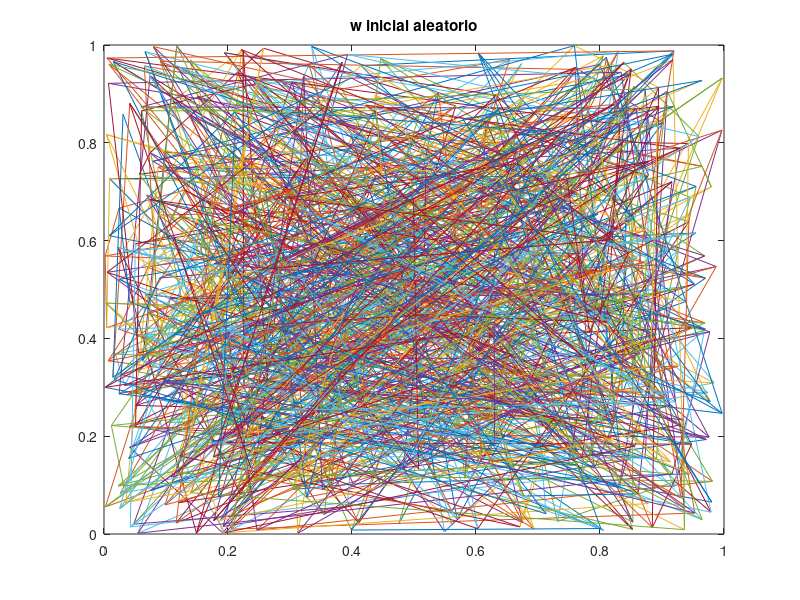

Source code (MATLAB): (Note: a time limit stopped this script after it produced the figure.)

% Hay que unir con lineas los pesos de las neuronas adyacentes
clear all;
clc;
N = 25; % numero de fias de neuronas
M = N*100; % cantidad de puntos
aprendizaje = 0.01;
sigma = N;
limite = 1e-3;
% limite = sigma - 1;

w = rand(N,N, 2);

% for i = 1:N
%     for j = 1:N
%         w(i,j,1) = ((i-1)/N)-0.4; 
%         w(i,j,2) = ((j-1)/N)-0.4;
%     end
% end

figure;
plot(w(:,:,1),w(:,:,2));
hold on;
plot(w(:,:,1)',w(:,:,2)');
title('w inicial aleatorio');
saveas( gcf, fullfile('ej2','inicial'), 'jpg' );

iteracion = 1;
while sigma > limite
    
    for k=1:M
        
        r = sqrt(rand);
        alfa = rand.*2*pi;
        x = r*cos(alfa);
        y = r*sin(alfa);
        actual = [x y];
        
%         figure(2);
%         plot(x,y, '.');
%         hold on;
        % obtengo el minimo
        min = Inf;
        for i = 1:size(w,1)
            for j = 1:size(w,2)
                peso_actual = [w(i,j,1) w(i,j,2)];
                aux = norm(peso_actual - actual);
                if aux < min
                    min = aux;
                    pos = [i j];
                end
            end 
        end
        
        % en base al minimo modifico la red
        for i = 1:size(w,1)
            for j = 1:size(w,2)
                peso_actual = [w(i,j,1) w(i,j,2)];
                pos_actual = [i j];
                vecindad = exp(-(norm(pos_actual-pos)^2)/(2*sigma^2));
                incremento = aprendizaje * vecindad * (actual-peso_actual);
                w(i,j,:) = peso_actual + incremento;
            end 
        end
        
    end
    
    figure;
    plot(w(:,:,1),w(:,:,2));
    hold on;
    plot(w(:,:,1)',w(:,:,2)');
    title(['sigma = ' num2str(sigma)]);
    saveas(gcf , fullfile('ej2',num2str(iteracion)), 'jpg');
    iteracion = iteracion + 1;
    
    sigma = sigma*0.9;
end

figure;
plot(w(:,:,1),w(:,:,2));
hold on;
plot(w(:,:,1)',w(:,:,2)');


if ~exist('data','dir')
    mkdir('data');
end

contador = 1;
continuar = true;

while continuar
    archivo = fullfile('data',['ej2_v' num2str(contador) '.mat']);
    if ~exist(archivo, 'file')
        continuar = false;        
    end
    contador = contador + 1;
end
save(archivo);
